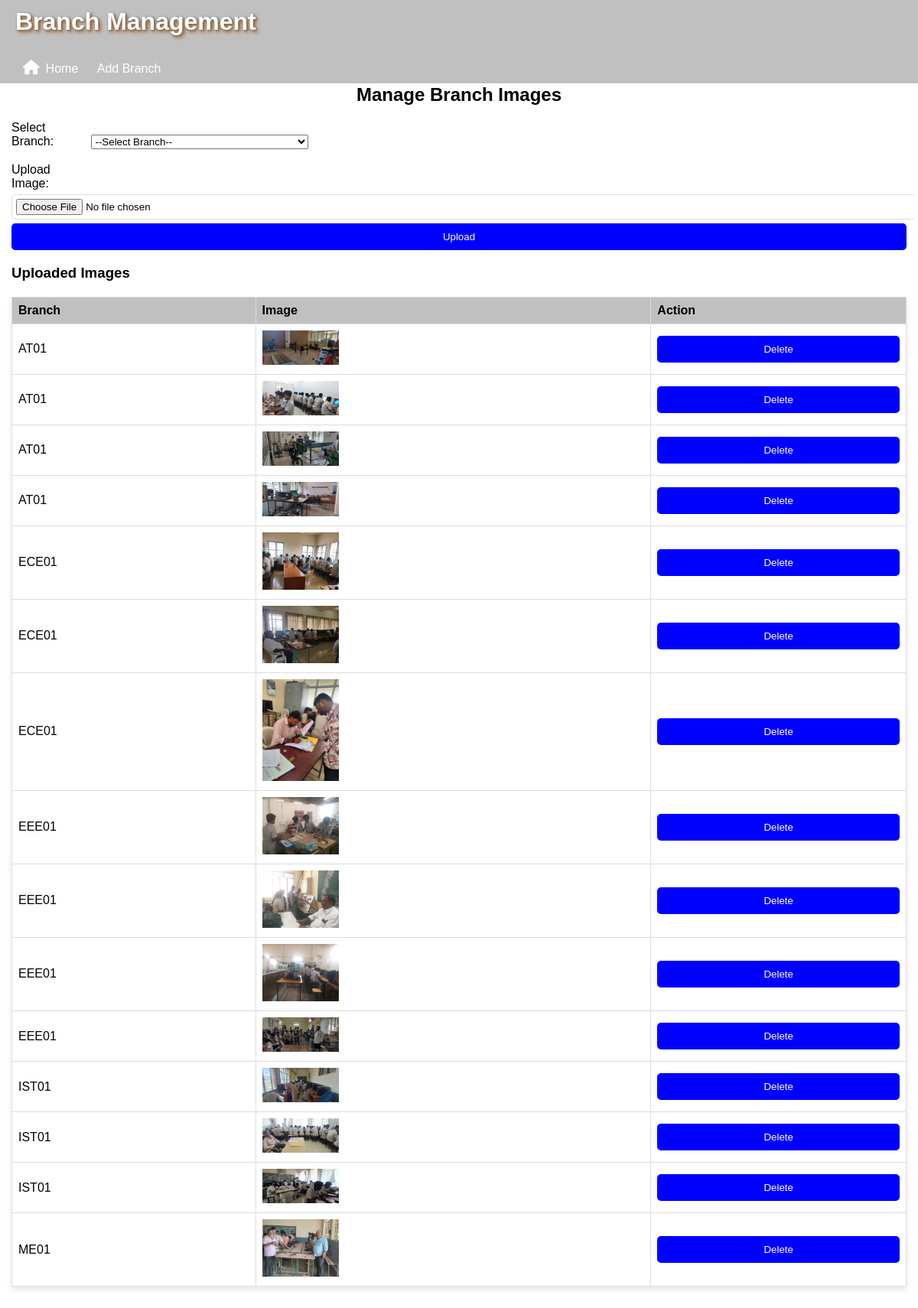
Screenshot of /manage_branch_images (signed in) with the database file from the repository.
### models.py (models this page shows)
class BranchImages(db.Model):
    __tablename__ = 'branch_images'
    id = db.Column(db.Integer, primary_key=True)
    branch_code = db.Column(db.String(10), db.ForeignKey('branches.branch_code'), nullable=False)  # Fixed FK reference
    image_url = db.Column(db.String(255), nullable=False)

### app.py (the view)
@app.route('/manage_branch_images')
@login_required
def manage_branch_images():
    branches = Branch.query.order_by(Branch.branch_code.asc()).all()
    images = BranchImages.query.order_by(BranchImages.branch_code.asc()).all()
    return render_template('manage_branch_images.html', branches=branches, images=images)

### app.py (called while the page is built)
@login_manager.user_loader
def load_user(user_id):
    return User.query.get(int(user_id))

### templates/manage_branch_images.html (shortened to what this page needs)
{% extends "branches.html" %}
{% block content %}
<h2>Manage Branch Images</h2>
<form action="{{ url_for('upload_image') }}" method="POST" enctype="multipart/form-data">
    <label for="branch_code">Select Branch:</label>
    <select id="branch_code" name="branch_code" required>
        <option value="">--Select Branch--</option>
    </select><br><br>
    <label for="image">Upload Image:</label> <input type="file" id="image" name="image" accept="image/*" required>
    <button type="submit">Upload</button>
</form>
<h3>Uploaded Images</h3>
<table border="1">
    <thead>
    <tr>
        <th>Branch</th>
        <th>Image</th>
        <th>Action</th>
    </tr>
    </thead>
    <tbody>
    {% for image in images %}
    <tr>
        <td>{{ image.branch_code }}</td>
        <td><img src="{{ image.image_url }}" alt="Branch Image" width="100"></td>
        <td>
            <form action="{{ url_for('delete_image', image_id=image.id) }}" method="POST">
                <button type="submit">Delete</button>
            </form>
        </td>
    </tr>
    {% endfor %}
    </tbody>
</table>
{% endblock %}

### templates/branches.html (shortened to what this page needs)
<!DOCTYPE html>
<html lang="en">
<head>
  <link rel="stylesheet" href="{{ url_for('static', filename='styles.css') }}">
  <link href="https://cdnjs.cloudflare.com/ajax/libs/font-awesome/6.0.0-beta3/css/all.min.css" rel="stylesheet">
</head>
<body>
<header>
  <h1>Branch Management</h1><br>
  <nav>
    <a href="/dashboard"><i class="fas fa-home"></i>Home </a>
    <a href="/add_branch">Add Branch</a>
  </nav>
</header>
<main>
  {% block content %}{% endblock %}
</main>
</body>
</html>

### static/styles.css (style rules this page uses)
body { font-family: Arial, sans-serif; margin: 5px; padding: 0; height: 100vh; }
h2 { text-align: center; }
input { width: 100%; padding: 10px; margin: 10px 0; border: 1px solid #ddd; border-radius: 5px; }
header { background-color: silver; color: black; padding: 10px 20px; position: fixed; top: 0; left: 0; width: 100%; z-index: 1000; }
header h1 { margin: 0; height: 50px; }
header nav a { color: white; margin: 0 10px; text-decoration: none; }
main { padding: 10px; margin-top: 80px; height: calc(100vh - 80px); overflow-y: auto; }
table { width: 100%; border-collapse: collapse; margin-top: 20px; box-shadow: 0 4px 8px rgba(0, 0, 0, 0.1); }
table th, table td { border: 1px solid #ddd; padding: 8px; text-align: left; }
table th { background-color: silver; color: black; }
form label { display: inline-block; width: 100px; }
form input { margin: 5px 0; padding: 5px; }
button { width: 100%; padding: 10px; background-color: #0000ff; color: white; border: none; border-radius:5px; cursor: pointer; }
a i { margin-right: 8px; font-size: 1.2em; }
h1 { font-family: 'Arial', sans-serif; font-size: 2em; color: #fff; text-shadow: 3px 3px 5px rgba(255, 0, 0, 0.6), 2px 2px 4px rgba(0, 255, 0, 0.6), 1px 1px 3px rgba(0, 0, 255, 0.6); }

### rows the page displays
BranchImages: branch_code "AT01", shows a picture
BranchImages: branch_code "AT01", shows a picture
BranchImages: branch_code "AT01", shows a picture
BranchImages: branch_code "AT01", shows a picture
BranchImages: branch_code "ECE01", shows a picture
BranchImages: branch_code "ECE01", shows a picture
BranchImages: branch_code "ECE01", shows a picture
BranchImages: branch_code "EEE01", shows a picture
BranchImages: branch_code "EEE01", shows a picture
BranchImages: branch_code "EEE01", shows a picture
BranchImages: branch_code "EEE01", shows a picture
BranchImages: branch_code "IST01", shows a picture
BranchImages: branch_code "IST01", shows a picture
BranchImages: branch_code "IST01", shows a picture
BranchImages: branch_code "ME01", shows a picture
